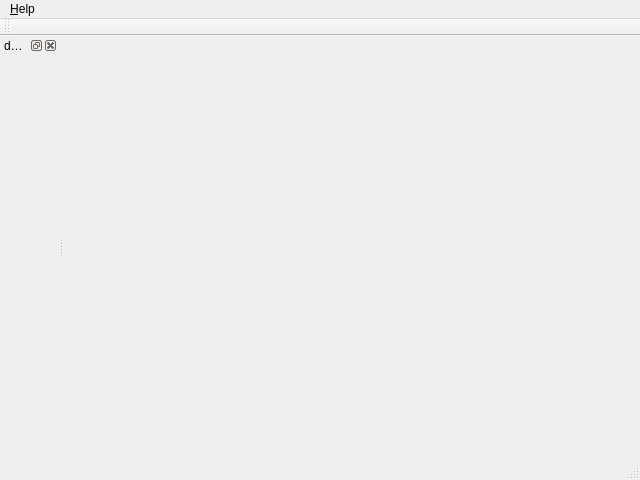
<?xml version="1.0" encoding="UTF-8"?>
<ui version="4.0">
 <class>MainWindow</class>
 <widget class="QMainWindow" name="MainWindow">
  <property name="geometry">
   <rect>
    <x>0</x>
    <y>0</y>
    <width>640</width>
    <height>480</height>
   </rect>
  </property>
  <property name="windowTitle">
   <string>MainWindow</string>
  </property>
  <property name="windowIcon">
   <iconset>
    <normaloff>rc/mainwindow/images/logo.png</normaloff>rc/mainwindow/images/logo.png</iconset>
  </property>
  <widget class="QWidget" name="centralwidget"/>
  <widget class="QMenuBar" name="menubar">
   <property name="geometry">
    <rect>
     <x>0</x>
     <y>0</y>
     <width>640</width>
     <height>23</height>
    </rect>
   </property>
   <widget class="QMenu" name="menu_Help">
    <property name="title">
     <string>&amp;Help</string>
    </property>
    <addaction name="separator"/>
    <addaction name="actionAboutQtX"/>
    <addaction name="separator"/>
   </widget>
   <addaction name="menu_Help"/>
  </widget>
  <widget class="QStatusBar" name="statusbar"/>
  <widget class="QToolBar" name="toolBar">
   <property name="windowTitle">
    <string>toolBar</string>
   </property>
   <property name="toolTip">
    <string/>
   </property>
   <attribute name="toolBarArea">
    <enum>TopToolBarArea</enum>
   </attribute>
   <attribute name="toolBarBreak">
    <bool>false</bool>
   </attribute>
  </widget>
  <widget class="QDockWidget" name="dockWidget">
   <property name="windowTitle">
    <string>docWidget</string>
   </property>
   <attribute name="dockWidgetArea">
    <number>1</number>
   </attribute>
   <widget class="QWidget" name="dockWidgetContents"/>
  </widget>
  <action name="actionAboutQtX">
   <property name="icon">
    <iconset resource="mainwindow.qrc">
     <normaloff>:/newPrefix/rc/mainwindow/images/logo.png</normaloff>:/newPrefix/rc/mainwindow/images/logo.png</iconset>
   </property>
   <property name="text">
    <string>&amp;About Qt</string>
   </property>
  </action>
 </widget>
 <resources>
  <include location="mainwindow.qrc"/>
 </resources>
 <connections/>
</ui>
